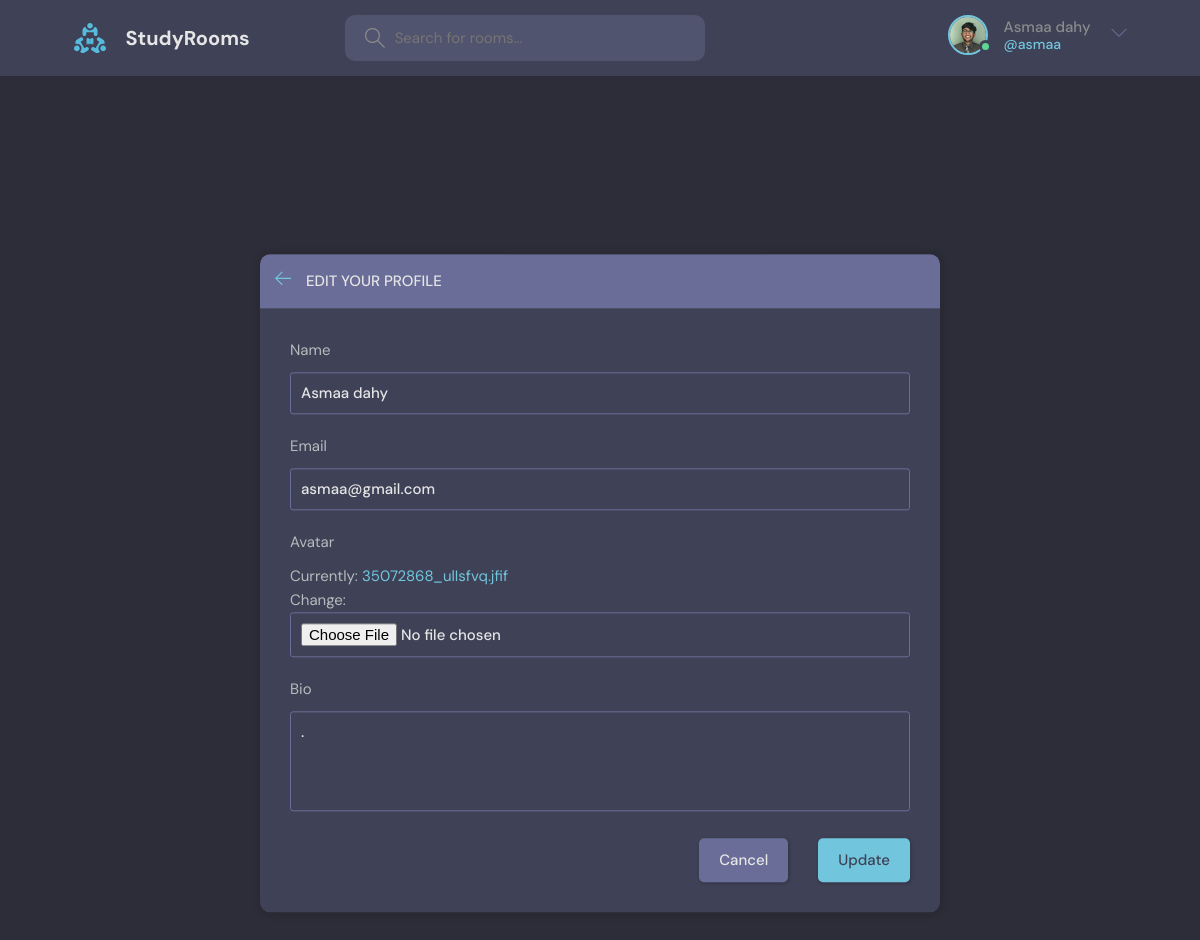
/update-user/ (signed in), run on the app's committed database.
### base/models.py (models this page shows)
class User(AbstractUser):
    name = models.CharField(max_length=200, null=True)
    email = models.EmailField(unique=True ,null=True)
    bio = models.TextField(null=True)
    avatar = models.ImageField(null=True, default="avatar.svg")
    USERNAME_FIELD = 'email'
    REQUIRED_FIELDS = []

### base/views.py (the view)
@login_required(login_url='login')
def updateuser(request):
    user = request.user
    form = UserForm(instance=request.user)
    if request.method == 'POST':
        form = UserForm(request.POST,request.FILES,instance=user)
        if form.is_valid():
            form.save()
            return redirect('user-profile',pk=user.id)
    context = {'form':form}
    return render(request,'base/update-user.html',context)

### base/forms.py
class UserForm(ModelForm):
    class Meta:
        model = User
        fields = ['name','email','avatar','bio']

### base/templates/base/update-user.html (shortened to what this page needs)
{% extends 'main.html' %}
{% block content %}
<main class="update-account layout">
  <div class="container">
      <div style="top: 58%;" class="layout__box">
          <div class="layout__boxHeader">
              <div class="layout__boxTitle">
                  <a href="{% url 'user-profile' user.username %}">
                      <svg version="1.1" xmlns="http://www.w3.org/2000/svg" width="32" height="32"
                          viewBox="0 0 32 32">
                          <title>arrow-left</title>
                          <path
                              d="M13.723 2.286l-13.723 13.714 13.719 13.714 1.616-1.611-10.96-10.96h27.625v-2.286h-27.625l10.965-10.965-1.616-1.607z">
                          </path>
                      </svg>
                  </a>
                  <h3>Edit your profile</h3>
              </div>
          </div>
          <div class="layout__body">
              <form class="form" action="" method="POST" enctype="multipart/form-data">
                {% for field in form %}
                <div class="form__group">
                    <label for="profile_pic">{{field.label}}</label>
                    {{field}}
                </div>
                {% endfor %}
                <div class="form__action">
                    <a class="btn btn--dark" href="{% url 'home' %}">Cancel</a>
                    <button class="btn btn--main" type="submit">Update</button>
                </div>
              </form>
          </div>
      </div>
  </div>
</main>
{% endblock content %}

### templates/navbar.html (shortened to what this page needs)
{% load static %}
<header class="header header--loggedIn">
    <div class="container">
      <a href="{% url 'home' %}" class="header__logo">
        <img src="{% static 'images/logo.svg' %}" />
        <h1>StudyRooms</h1>
      </a>
      <form class="header__search" method="GET" action="{% url 'home' %}">
        <label>
          <input name="q" placeholder="Search for rooms..." />
        </label>
      </form>
      <nav class="header__menu">
        {% if request.user.is_authenticated %}
        <div class="header__user">
          <a href="{% url 'user-profile' request.user.username %}">
            <div class="avatar avatar--medium active">
              <img src="{{request.user.avatar.url}}" />
            </div>
            <p>{{user.name}}<span>@{{request.user.username}}</span></p>
          </a>
          <button class="dropdown-button">
            <svg version="1.1" xmlns="http://www.w3.org/2000/svg" width="32" height="32" viewBox="0 0 32 32">
              <title>chevron-down</title>
              <path d="M16 21l-13-13h-3l16 16 16-16h-3l-13 13z"></path>
            </svg>
          </button>
        </div>
        {% else %}
        <a href="{% url 'login' %}">
          <img src="{% static 'images/avatar.svg' %}" />
          <p>Login</p>
        </a>
        {% endif %}
      </nav>
    </div>
  </header>

### data on the page
User: user.avatar (picture), name "Asmaa dahy", user.username "asmaa", form "Asmaa dahy" "asmaa@gmail.com" "."

### other printed values
{{ field.label }} "Name" "Email" "Avatar" "Bio"
